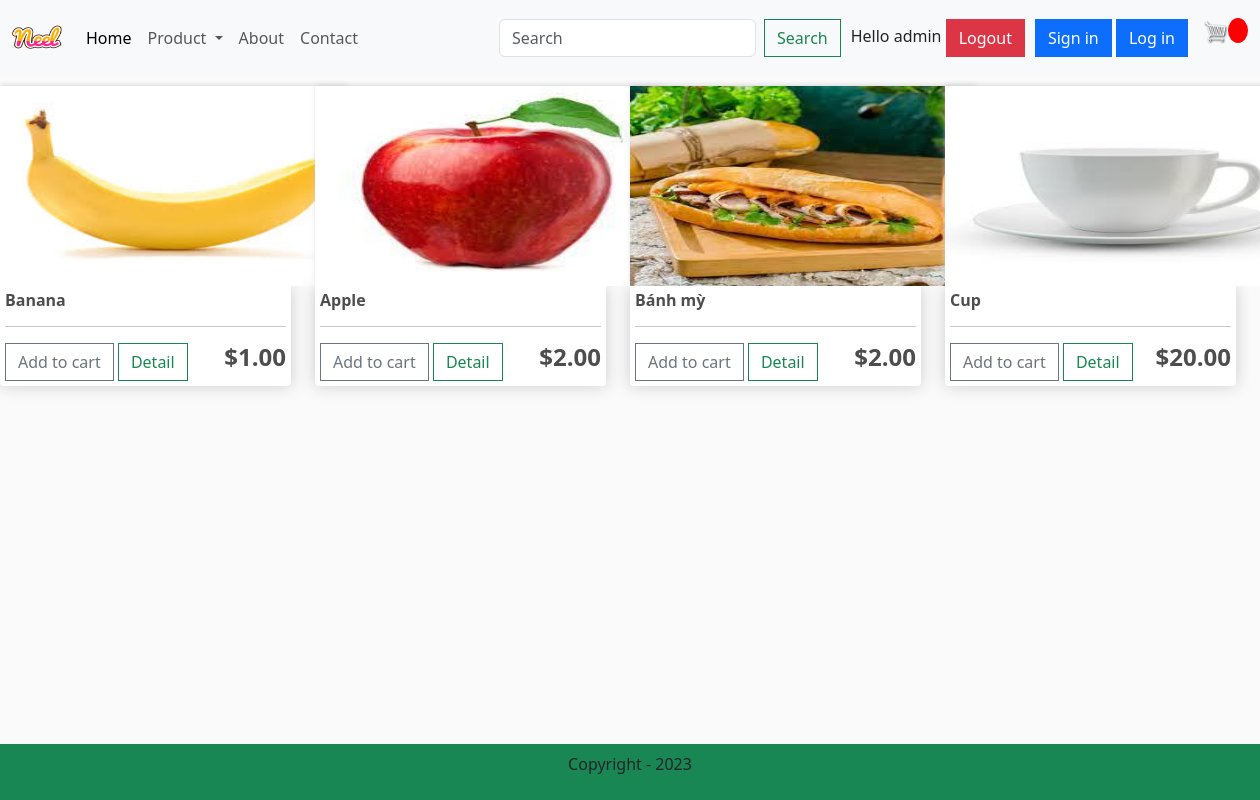
/category/?category=food (signed in), run on the app's committed database.
### app/models.py (models this page shows, shortened)
class Product(models.Model):
    category = models.ManyToManyField(Category,related_name='product')
    name = models.CharField(max_length=200,null=True)
    price = models.FloatField()
    digital = models.BooleanField(default=False,null=True,blank=False)
    image = models.ImageField(null=True,blank=True)
    detail = models.TextField(null=True,blank=True)
    @property
    def ImageURL(self):
        try:
            url = self.image.url
        except:
            url = ''
        return url

### app/views.py (the view)
# urls.py: path('category/', views.category, name="category"),
def category(request):
    categories = Category.objects.filter(is_sub = False)
    active_category = request.GET.get('category','')
    if active_category:
        products = Product.objects.filter(category__slug = active_category)
    context = {'categories': categories, 'products': products, 'active_category': active_category}
    return render(request, 'app/category.html', context)

### app/templates/app/category.html (shortened to what this page needs)
{% extends 'app/base.html' %}
{% load static %}
        {% block search %}
        <div class="row" style="width:100%">
            {% for product in products %}
            <div class="col-lg-3" >
                <img class="thumbnail" src="{{product.ImageURL}}" alt="">
                <div class="box-element product">
                    <h6><strong>{{product.name}}</strong></h6>
                    <hr>
                    <button data-product={{product.id}} data-action="add" class="btn btn-outline-secondary add-btn update-cart">Add to cart</button>
                    <a class="btn btn-outline-success" href="#">Detail</a>
                    <h4 style=" float: right;"><strong>${{product.price | floatformat:2 }}</strong></h4>
                </div>
            </div>
            {% endfor %}
          </div>
        {% endblock search  %}

### app/templates/app/base.html (shortened to what this page needs)
{% load static %}
<!DOCTYPE html>
<html>
  <head>
    <link rel="stylesheet" href="" />
    <link
      href="https://cdn.jsdelivr.net/npm/bootstrap@5.3.2/dist/css/bootstrap.min.css"
      rel="stylesheet"
    />
    <link href="{% static 'app/css/style.css' %}" rel="stylesheet" />
    <link href="{% static 'app/css/owl.carousel.min.css' %}" rel="stylesheet" />
    <link href="{% static 'app/css/all.min.css' %}" rel="stylesheet" />
    <link href="{% static 'app/css/main.css' %}" rel="stylesheet" />
  </head>
  <body>
    <nav class="navbar navbar-expand-lg bg-body-tertiary">
      <div class="container-fluid">
        <a class="navbar-brand" href="#">
          <img src=" {% static 'app/images/Neel.png' %} " alt="img" width="50" height="50">
        </a>
        <div class="collapse navbar-collapse" id="navbarSupportedContent">
          <ul class="navbar-nav me-auto mb-2 mb-lg-0">
            <li class="nav-item">
              <a class="nav-link active" aria-current="page" href="{% url 'home' %}">Home</a>
            </li>
            <li class="nav-item dropdown">
              <a
                class="nav-link dropdown-toggle"
                href="#"
                role="button"
                data-bs-toggle="dropdown"
                aria-expanded="false"
              >
                Product
              </a>
            </li>
            <li class="nav-item">
              <a class="nav-link" href="#">About</a>
            </li>
            <li class="nav-item">
              <a class="nav-link" href="#">Contact</a>
            </li>
          </ul>
          <form class="d-flex" role="search" method="POST" action="{% url 'search' %}">
            <input
              class="form-control me-2"
              type="search"
              placeholder="Search"
              aria-label="Search"
              name = "searched"
            />
            <button class="btn btn-outline-success" type="submit">
              Search
            </button>
          </form>
        </div>
          <div class='form-inline my-2 my-lg-0' style="margin:0px 10px 0px 10px; visibility: {{user_login}}">
            <span>Hello {{request.user}}</span>
            <span><a href="{% url 'logout' %}" class="btn btn-danger">Logout</a></span>
          </div>
          <div class='form-inline my-2 my-lg-0' style="visibility: {{user_not_login}}">
            <a class='btn btn-primary' href="{% url 'register' %}">Sign in</a>
            <a class='btn btn-primary' href="{% url 'login' %}">Log in</a>
          </div>
        <div class='form-inline my-2 my-lg-0'>
          <p id="cart-total" style="float:right;">{{cartItems}}</p>
          <a href="{% url 'cart' %}">
            <img id="cart-icon" src="{% static 'images/cart.png' %}">
          </a>
        </div>
      </div>
    </nav>
    {% block search %}{% endblock search %}
    <footer class="container-fluid bg-success text-center fixed-bottom p-2 mt-5">
      <p>Copyright - 2023</p>
    </footer>
  </body>
</html>

### app/static/app/css/main.css (style rules this page uses)
body { background-color: hsl(0, 0%, 98%); }
h1,h2,h3,h4,h5,h6 { color:hsl(0, 0%, 30%); }
.box-element { box-shadow:hsl(0, 0%, 80%) 0 0 16px; background-color: #fff; border-radius: 4px; padding: 5px; }
.thumbnail { width: 350px; height:200px; -webkit-box-shadow: -1px -3px 5px -2px rgba(214,214,214,1); -moz-box-shadow: -1px -3px 5px -2px rgba(214,214,214,1); box-shadow: -1px -3px 5px -2px rgba(214,214,214,1); }
.product { border-radius: 0 0 4px 4px; }
#cart-icon { width:25px; display: inline-block; margin-left: 15px; }
#cart-total { display: block; text-align: center; color:#fff; background-color: red; width: 20px; height: 25px; border-radius: 50%; font-size: 14px; }
.col-lg-3, .col-lg-4, .col-lg-6, .col-lg-8, .col-lg-12 { margin-top: 10px; }
.btn { border-radius: 0; }

### data on the page
Product: ImageURL (picture), name "Banana", price "1.00"
Product: ImageURL (picture), name "Apple", price "2.00"
Product: ImageURL (picture), name "Bánh mỳ", price "2.00"
Product: ImageURL (picture), name "Cup", price "20.00"

### other printed values
{{ request.user }} "admin"
